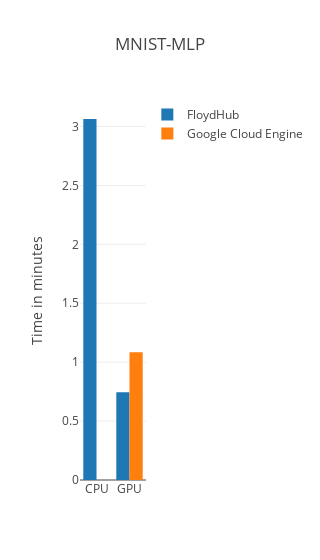

Here is the notebook cell this chart was saved with:
### Markdown cell above
## 1. MNIST MLP
<a name="MLP"></a>

FC(784, 512)[ReLU][Dropout 0.2] -> FC(512, 512)[ReLU][Dropout 0.2] -> FC(512, 10)[Softmax]

### Code cell
# Extract info from CSV
fh_mnist_mlp_file = ['../logs/fh/cpu/mnist_mlp_tensorflow.csv',
                     '../logs/fh/gpu/mnist_mlp_tensorflow.csv']

gce_mnist_mlp_file = ['../logs/gce/gpu/mnist_mlp_tensorflow.csv']

fh_time = []
for csv_file in fh_mnist_mlp_file:
    fh_time.append(from_csv_to_time(csv_file))

gce_time = []
for csv_file in gce_mnist_mlp_file:
    gce_time.append(from_csv_to_time(csv_file))
    
# Plot
plot_total_time(fh_time, gce_time, title="MNIST-MLP")

### Figure 1 — Plotly figure (JSON) as saved in the notebook; plotly's stock layout.template omitted (floating-point values rounded to 4 significant figures)
{"data": [{"name": "FloydHub", "type": "bar", "x": ["CPU", "GPU"], "y": [3.064, 0.7458]}, {"name": "Google Cloud Engine", "type": "bar", "x": ["GPU"], "y": [1.085]}], "layout": {"barmode": "group", "title": "MNIST-MLP", "width": 1, "yaxis": {"title": "Time in minutes"}}}
